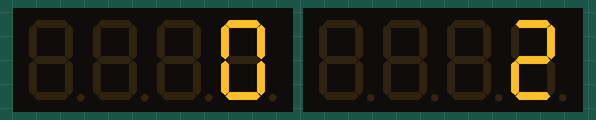
A sketch run on a simulated Arduino Uno, built with avr-gcc and run on an emulated ATmega328P. Parts: 2 × 4-digit seven-segment display.

Above: at 0.15 s.
At 4.39 s:
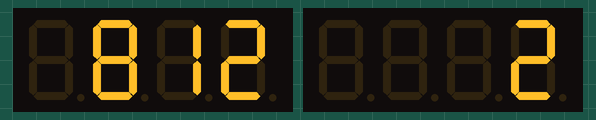
At 9.53 s:
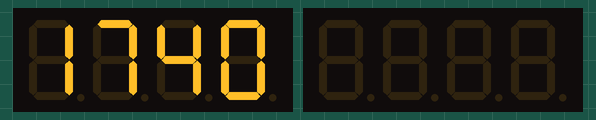
At 18.9 s:
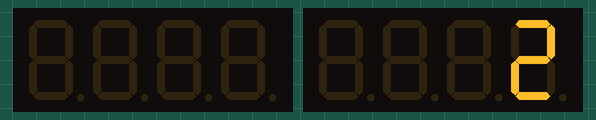
At 29.19 s:
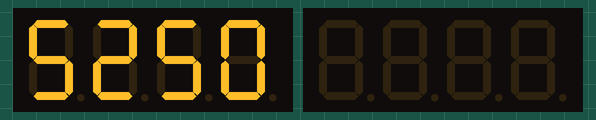
At 39.47 s:
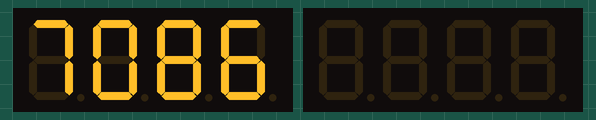

The sketch:

7seg.ino
```cpp
#include <Adafruit_GFX.h>
#include "Adafruit_LEDBackpack.h"

#define YOUR_ADDRESS 0x70
#define BEST_ADDRESS 0x77

Adafruit_7segment your_score_dis = Adafruit_7segment();
Adafruit_7segment best_score_dis = Adafruit_7segment();

int score = 0;
void setup() {
  //display setup
  your_score_dis.begin(YOUR_ADDRESS);
  best_score_dis.begin(BEST_ADDRESS);

  your_score_dis.setBrightness(15); //full brightness
  best_score_dis.setBrightness(15);

  your_score_dis.blinkRate(2); //no blinking - 0| 2 is faster than 3 blinking
  best_score_dis.blinkRate(3);


}

void loop() {
  // put your main code here, to run repeatedly:
  your_score_dis.print(score);//writeDigitNum(4, 1);
  best_score_dis.print(2);//writeDigitNum(4, 2);
  your_score_dis.writeDisplay();
  best_score_dis.writeDisplay();

  score ++;
}
```
